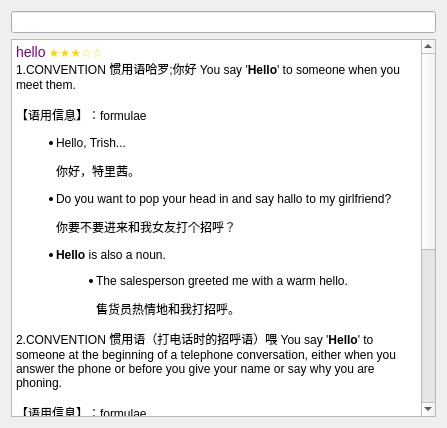
<?xml version="1.0" encoding="UTF-8"?>
<ui version="4.0">
 <class>QtMeanDetail</class>
 <widget class="QWidget" name="QtMeanDetail">
  <property name="geometry">
   <rect>
    <x>0</x>
    <y>0</y>
    <width>447</width>
    <height>428</height>
   </rect>
  </property>
  <property name="windowTitle">
   <string>QtMeanDetail</string>
  </property>
  <layout class="QGridLayout" name="gridLayout">
   <item row="1" column="0">
    <widget class="QTextBrowser" name="textBrowser">
     <property name="html">
      <string>&lt;!DOCTYPE HTML PUBLIC &quot;-//W3C//DTD HTML 4.0//EN&quot; &quot;http://www.w3.org/TR/REC-html40/strict.dtd&quot;&gt;
&lt;html&gt;&lt;head&gt;&lt;meta name=&quot;qrichtext&quot; content=&quot;1&quot; /&gt;&lt;style type=&quot;text/css&quot;&gt;
p, li { white-space: pre-wrap; }
&lt;/style&gt;&lt;/head&gt;&lt;body style=&quot; font-family:'SimSun'; font-size:9pt; font-weight:400; font-style:normal;&quot;&gt;
&lt;p style=&quot; margin-top:0px; margin-bottom:0px; margin-left:0px; margin-right:0px; -qt-block-indent:0; text-indent:0px;&quot;&gt;&lt;span style=&quot; font-size:large; color:#800080;&quot;&gt;hello&lt;/span&gt; &lt;span style=&quot; color:#ffd700;&quot;&gt;★★★☆☆&lt;/span&gt; &lt;/p&gt;
&lt;p style=&quot; margin-top:0px; margin-bottom:0px; margin-left:0px; margin-right:0px; -qt-block-indent:0; text-indent:0px;&quot;&gt;&lt;a name=&quot;dict_tab_101&quot;&gt;&lt;/a&gt;1.CONVENTION 惯用语哈罗;你好 You say '&lt;span style=&quot; font-weight:600;&quot;&gt;Hello&lt;/span&gt;' to someone when you meet them. &lt;/p&gt;
&lt;p style=&quot; margin-top:0px; margin-bottom:0px; margin-left:0px; margin-right:0px; -qt-block-indent:0; text-indent:0px;&quot;&gt;&lt;a name=&quot;word_gram_1_29679&quot;&gt;&lt;/a&gt;&lt;br /&gt;【语用信息】：formulae &lt;/p&gt;
&lt;ul style=&quot;margin-top: 0px; margin-bottom: 0px; margin-left: 0px; margin-right: 0px; -qt-list-indent: 1;&quot;&gt;&lt;li style=&quot; margin-top:12px; margin-bottom:12px; margin-left:0px; margin-right:0px; -qt-block-indent:0; text-indent:0px;&quot;&gt;Hello, Trish... &lt;/li&gt;
&lt;p style=&quot; margin-top:12px; margin-bottom:12px; margin-left:0px; margin-right:0px; -qt-block-indent:1; text-indent:0px;&quot;&gt;你好，特里茜。 &lt;/p&gt;
&lt;li style=&quot; margin-top:12px; margin-bottom:12px; margin-left:0px; margin-right:0px; -qt-block-indent:0; text-indent:0px;&quot;&gt;Do you want to pop your head in and say hallo to my girlfriend? &lt;/li&gt;
&lt;p style=&quot; margin-top:12px; margin-bottom:12px; margin-left:0px; margin-right:0px; -qt-block-indent:1; text-indent:0px;&quot;&gt;你要不要进来和我女友打个招呼？ &lt;/p&gt;
&lt;li style=&quot; margin-top:0px; margin-bottom:12px; margin-left:0px; margin-right:0px; -qt-block-indent:0; text-indent:0px;&quot;&gt;&lt;span style=&quot; font-weight:600;&quot;&gt;Hello&lt;/span&gt; is also a noun. &lt;/li&gt;&lt;/ul&gt;
&lt;ul style=&quot;margin-top: 0px; margin-bottom: 0px; margin-left: 0px; margin-right: 0px; -qt-list-indent: 2;&quot;&gt;&lt;li style=&quot; margin-top:12px; margin-bottom:12px; margin-left:0px; margin-right:0px; -qt-block-indent:0; text-indent:0px;&quot;&gt;The salesperson greeted me with a warm hello. &lt;/li&gt;&lt;/ul&gt;
&lt;p style=&quot; margin-top:12px; margin-bottom:12px; margin-left:0px; margin-right:0px; -qt-block-indent:2; text-indent:0px;&quot;&gt;售货员热情地和我打招呼。 &lt;/p&gt;
&lt;p style=&quot; margin-top:0px; margin-bottom:0px; margin-left:0px; margin-right:0px; -qt-block-indent:0; text-indent:0px;&quot;&gt;2.CONVENTION 惯用语（打电话时的招呼语）喂 You say '&lt;span style=&quot; font-weight:600;&quot;&gt;Hello&lt;/span&gt;' to someone at the beginning of a telephone conversation, either when you answer the phone or before you give your name or say why you are phoning. &lt;/p&gt;
&lt;p style=&quot; margin-top:0px; margin-bottom:0px; margin-left:0px; margin-right:0px; -qt-block-indent:0; text-indent:0px;&quot;&gt;&lt;a name=&quot;word_gram_2_29680&quot;&gt;&lt;/a&gt;&lt;br /&gt;【语用信息】：formulae &lt;/p&gt;
&lt;ul style=&quot;margin-top: 0px; margin-bottom: 0px; margin-left: 0px; margin-right: 0px; -qt-list-indent: 1;&quot;&gt;&lt;li style=&quot; margin-top:12px; margin-bottom:12px; margin-left:0px; margin-right:0px; -qt-block-indent:0; text-indent:0px;&quot;&gt;A moment later, Cohen picked up the phone. 'Hello?' &lt;/li&gt;
&lt;p style=&quot; margin-top:12px; margin-bottom:12px; margin-left:0px; margin-right:0px; -qt-block-indent:1; text-indent:0px;&quot;&gt;过了一会儿，科恩接起电话。“喂？” &lt;/p&gt;
&lt;li style=&quot; margin-top:12px; margin-bottom:12px; margin-left:0px; margin-right:0px; -qt-block-indent:0; text-indent:0px;&quot;&gt;Hallo, may I speak to Frank, please. &lt;/li&gt;&lt;/ul&gt;
&lt;p style=&quot; margin-top:12px; margin-bottom:12px; margin-left:0px; margin-right:0px; -qt-block-indent:1; text-indent:0px;&quot;&gt;喂，我找弗兰克。 &lt;/p&gt;
&lt;p style=&quot; margin-top:0px; margin-bottom:0px; margin-left:0px; margin-right:0px; -qt-block-indent:0; text-indent:0px;&quot;&gt;3.CONVENTION 惯用语（用于引起别人注意）喂 You can call '&lt;span style=&quot; font-weight:600;&quot;&gt;hello&lt;/span&gt;' to attract someone's attention. &lt;/p&gt;
&lt;ul style=&quot;margin-top: 0px; margin-bottom: 0px; margin-left: 0px; margin-right: 0px; -qt-list-indent: 1;&quot;&gt;&lt;li style=&quot; margin-top:12px; margin-bottom:12px; margin-left:0px; margin-right:0px; -qt-block-indent:0; text-indent:0px;&quot;&gt;She could see the open door of a departmental office. 'Hello! Excuse me. This is the department of French, isn't it?'... &lt;/li&gt;
&lt;p style=&quot; margin-top:12px; margin-bottom:12px; margin-left:0px; margin-right:0px; -qt-block-indent:1; text-indent:0px;&quot;&gt;她看到一个系办公室的门开着。“喂！请问，这是法语系，对吗？” &lt;/p&gt;
&lt;li style=&quot; margin-top:12px; margin-bottom:12px; margin-left:0px; margin-right:0px; -qt-block-indent:0; text-indent:0px;&quot;&gt;Very softly, she called out: 'Hallo? Who's there?' &lt;/li&gt;&lt;/ul&gt;
&lt;p style=&quot; margin-top:12px; margin-bottom:12px; margin-left:0px; margin-right:0px; -qt-block-indent:1; text-indent:0px;&quot;&gt;她轻声细气喊道：“喂？有人吗？” &lt;/p&gt;&lt;/body&gt;&lt;/html&gt;</string>
     </property>
    </widget>
   </item>
   <item row="0" column="0">
    <widget class="QLineEdit" name="lineEdit"/>
   </item>
  </layout>
 </widget>
 <layoutdefault spacing="6" margin="11"/>
 <resources/>
 <connections/>
</ui>
